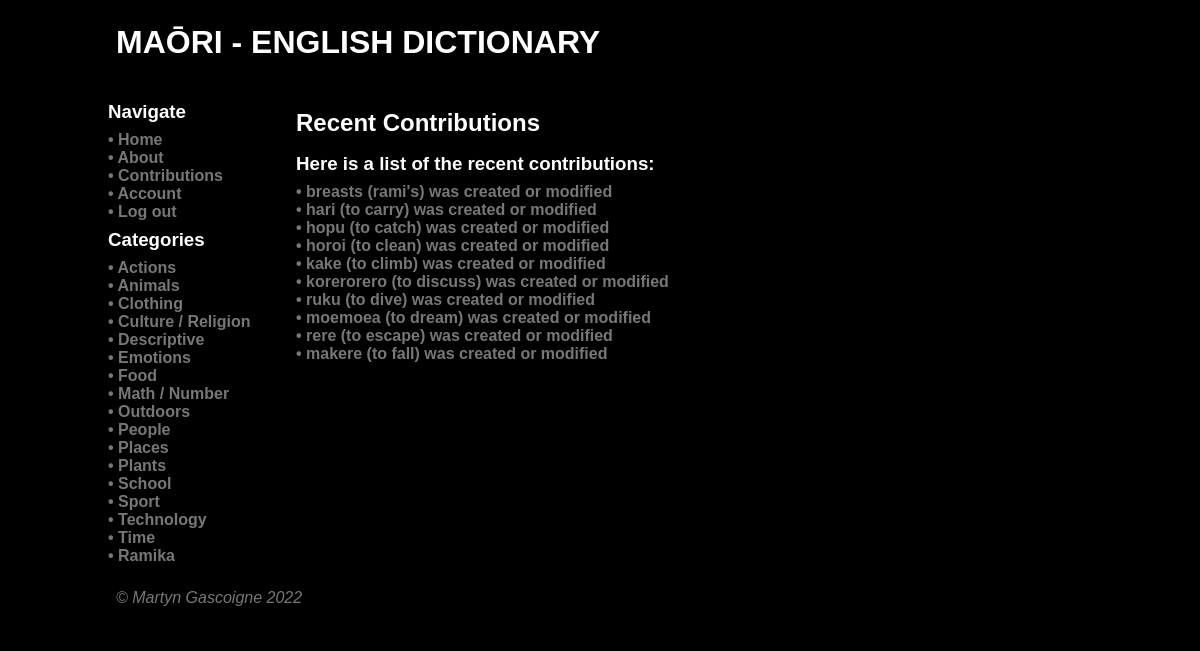
Page /contributions (signed in) on the committed database.
### tables this page shows
CREATE TABLE category
(
    id          integer
        constraint category_pk
            primary key autoincrement,
    name        varchar(80),
    description varchar(600),
    timestamp   datetime
, user_created boolean);

CREATE TABLE "word"
(
	id integer
		constraint word_pk
			primary key autoincrement,
	name varchar(80),
	description varchar(600),
	author integer,
	timestamp datetime,
	maori varchar(128)
, image varchar, level integer);

### app.py (the view)
@app.route('/contributions')
def render_contributions_page():
    con = create_connection(DB_NAME)
    query = "SELECT * FROM word ORDER BY timestamp DESC LIMIT 10"
    cur = con.cursor()
    cur.execute(query)
    queried_words = cur.fetchall()
    print(queried_words)
    return render_template('contributions.html', category_list=find_categories(), logged_in=is_logged_in(),
                           user_account=my_account(), teacher=is_teacher(), contribution_list=queried_words)

### app.py (called while the page is built)
def create_connection(db_file):
    try:
        connection = sqlite3.connect(db_file)
        connection.execute('pragma foreign_keys=ON')
        return connection
    except Error as e:
        print(e)
    return None

def find_categories():
    con = create_connection(DB_NAME)
    query = "SELECT id, name, description FROM category"
    cur = con.cursor()
    cur.execute(query)
    found_categories = cur.fetchall()
    con.close()
    return found_categories

def my_account():
    if session.get('userid') is None:
        return False
    else:
        return session.get('userid')

def is_logged_in():
    if session.get('email') is None:
        print('Not logged in')
        return False
    else:
        print('Logged in')
        return True

def is_teacher():
    if not is_logged_in() or (session.get('teacher') is None or 0):
        print('Not teacher')
        return False
    else:
        print('Is teacher')
        return True

### templates/contributions.html (shortened to what this page needs)
{% extends 'base.html' %}
{% block heading %}Maōri - English Dictionary{% endblock %}
{% block main %}
    <h2>Recent Contributions</h2>
    <h3>Here is a list of the recent contributions:</h3>
    {% for word in contribution_list %}
    <div class="category-box">
        <h4><a href="/word/{{ word[0] }}">• {{ word[5] }} ({{ word[1] }}) was created or modified</a></h4>
    </div>
    {% endfor %}
{% endblock %}

### templates/base.html (shortened to what this page needs)
<!doctype html>
<html lang="en">
<head>
	<link href="{{ url_for('static', filename='css/style.css') }}" rel="stylesheet">
</head>
<body>
	<div id="container">
		<header>
			<h1>{% block heading %}{% endblock %}</h1>
		</header>
		<nav>
            <div class="category-box">
                <h3>Navigate</h3>
                <h4><a href="\">• Home</a></h4>
                <h4><a href="\about">• About</a></h4>
                <h4><a href="\contributions">• Contributions</a></h4>
                {% if not logged_in %}<h4><a href="\login">• Log in</a></h4>
                {% else %}
                    <h4><a href="\account\{{ user_account }}">• Account</a></h4>
                    <h4><a href="\logout">• Log out</a></h4>
                {% endif %}
                <h3>Categories
                </h3>
            </div>
            {% for category in category_list %}
            <div class="category-box">
                <h4><a href="/category/{{ category[0] }}">• {{ category[1] }}</a></h4>
            </div>
            {% endfor %}
		</nav>
		<main>
            {% block main%}{% endblock %}
        </main>
		<footer class="footer">
            <a href="https://github.com/Galvin-X/Translator" target="_blank">&copy; Martyn Gascoigne 2022</a>
		</footer>
	</div>
</body>
</html>

### static/css/style.css (style rules this page uses)
* { font-family: "Microsoft Tai Le", sans-serif; margin: 0; padding: 0; box-sizing: border-box; background-color: #000; }
#container { display: grid; grid-template-columns: 75px auto; grid-template-areas: 'nav header' 'main main' 'footer footer'; }
header { grid-area: header; background-color: #000; padding: 1rem; }
nav { grid-area: nav; }
main { grid-area: main; padding: 1rem; background-color: #edd; }
h1 { padding: 0.5rem 0; color: #fff; text-transform: uppercase; }
h2, h3 { padding: 0.5rem 0; color: #fff; }
h4 { padding: 0rem 0; }
a { color: white; text-decoration: none; }
footer { grid-area: footer; padding: 1rem; background-color: #000; }
.category-box { font-style: normal; }
.category-box a { color: #777777; text-decoration: none; }
.footer { font-style: italic; color: #777777; }
.footer a { color: #777777; text-decoration: none; }
@media only screen and (min-width: 768px) { #container { grid-template-columns: 180px auto; grid-template-areas: 'header header' 'nav main' 'footer footer'; } }
@media only screen and (min-width: 768px) { nav { background: #000; padding: 0.5rem; } }
@media only screen and (min-width: 768px) { nav a { color: #777777; text-decoration: none; } }
@media only screen and (min-width: 768px) { main { background-color: #000; } }
@media only screen and (min-width: 1000px) { #container { width: 1000px; margin: auto; } }

### rows in the picture
category: name "Actions"
category: name "Animals"
category: name "Clothing"
category: name "Culture / Religion"
category: name "Descriptive"
category: name "Emotions"
category: name "Food"
category: name "Math / Number"
category: name "Outdoors"
category: name "People"
category: name "Places"
category: name "Plants"
category: name "School"
category: name "Sport"
category: name "Technology"
category: name "Time"
category: name "Ramika"
word: maori "breasts", name "rami's"
word: maori "hari", name "to carry"
word: maori "hopu", name "to catch"
word: maori "horoi", name "to clean"
word: maori "kake", name "to climb"
word: maori "korerorero", name "to discuss"
word: maori "ruku", name "to dive"
word: maori "moemoea", name "to dream"
word: maori "rere", name "to escape"
word: maori "makere", name "to fall"
